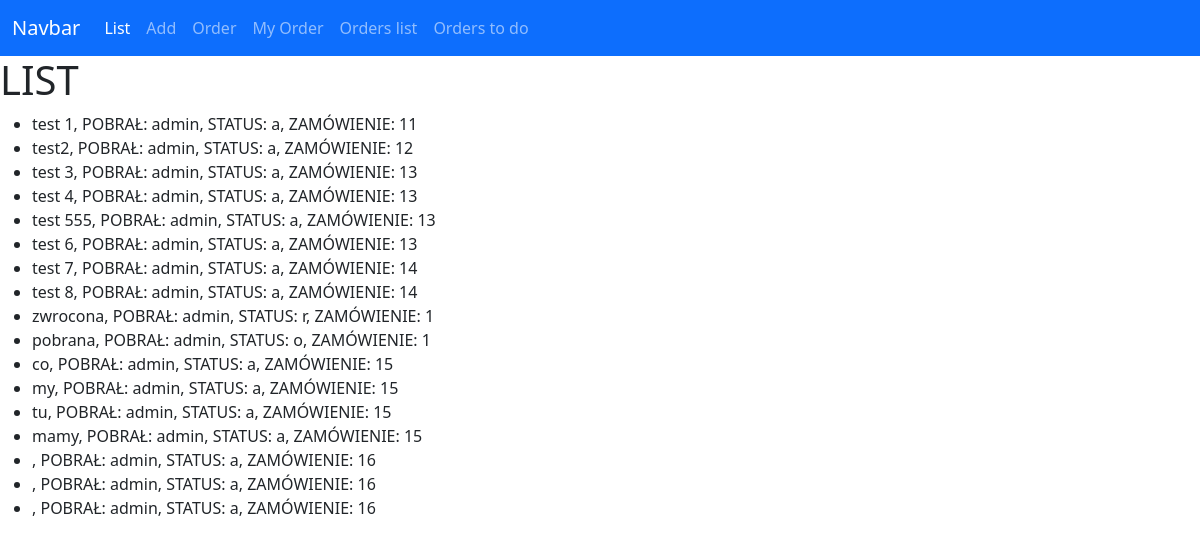
Before: /files/list/ with the older database file.
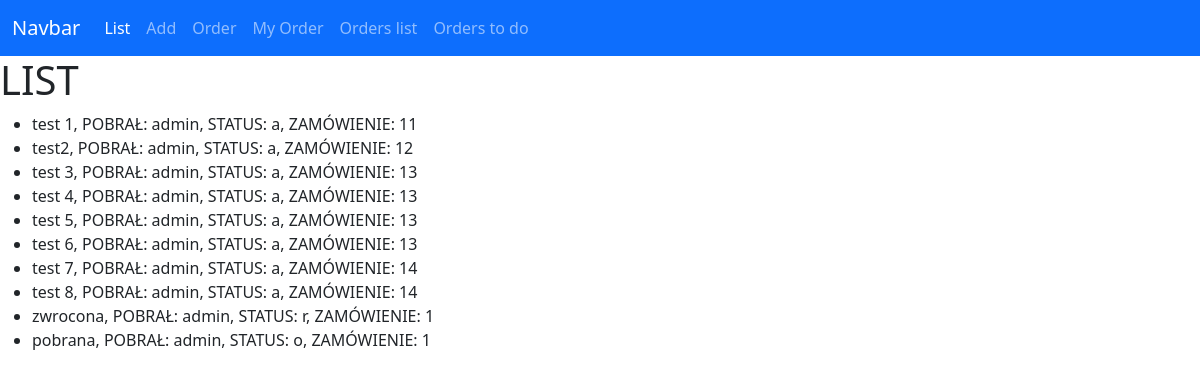
After: the same page with the newer database file.
### files/models.py (models this page shows, shortened)
class Vehicle(models.Model):
    tr = models.CharField(max_length=8)
    transfer_date = models.DateTimeField(blank=True, null=True)
    return_date = models.DateTimeField(blank=True, null=True)
    responsible_person = models.ForeignKey(User, related_name="vehicles", on_delete=models.RESTRICT)
    comments = models.CharField(max_length=100)
    LOAN_STATUS = (
        ('a', 'Awaits'),
        ('o', 'On Loan'),
        ('r', 'Returned'),
        ('e', 'rejected')
    )
    status = models.CharField(max_length=1, blank=True, choices=LOAN_STATUS, default='a')
    order = models.ForeignKey(Order, related_name="vehicles", on_delete=models.SET_NULL, null=True)
    def __str__(self) -> str:
        return f"{self.tr}, POBRAŁ: {self.responsible_person}, STATUS: {self.status}, ZAMÓWIENIE: {self.order.id}"

class Order(models.Model):
    order_date = models.DateTimeField()
    orderer = models.ForeignKey(User, related_name="orders", on_delete=models.RESTRICT)

### files/views.py (the view)
# urls.py: path('list/', views.list_cars, name='list'),
def list_cars(request):
    context = {'vehicle_list': Vehicle.objects.all()}
    return render(request, 'files/list.html', context=context)

### files/templates/files/list.html
{% extends 'home.html' %}
{% block content %}
    <h1>LIST</h1>
    <ul>
        {% for car in vehicle_list %}
            <li>{{car}}</li>
        {% endfor %}
    </ul>
{% endblock content %}

Changed rows visible on the page:
removed Vehicle: tr+responsible_person+status "co, POBRAŁ: admin, STATUS: a, ZAMÓWIENIE: 15"
removed Vehicle: tr+responsible_person+status "my, POBRAŁ: admin, STATUS: a, ZAMÓWIENIE: 15"
removed Vehicle: tr+responsible_person+status "tu, POBRAŁ: admin, STATUS: a, ZAMÓWIENIE: 15"
removed Vehicle: tr+responsible_person+status "mamy, POBRAŁ: admin, STATUS: a, ZAMÓWIENIE: 15"
removed Vehicle: tr+responsible_person+status ", POBRAŁ: admin, STATUS: a, ZAMÓWIENIE: 16"
removed Vehicle: tr+responsible_person+status ", POBRAŁ: admin, STATUS: a, ZAMÓWIENIE: 16"
removed Vehicle: tr+responsible_person+status ", POBRAŁ: admin, STATUS: a, ZAMÓWIENIE: 16"
changed Vehicle: tr+responsible_person+status "test 555, POBRAŁ: admin, STATUS: a, ZAMÓWIENIE: 13" → "test 5, POBRAŁ: admin, STATUS: a, ZAMÓWIENIE: 13"
